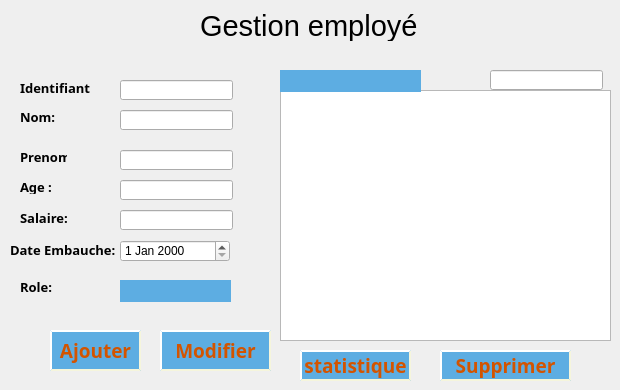
      <widget class="QWidget" name="tab_4">
       <attribute name="title">
        <string>Gestion employe</string>
       </attribute>
       <widget class="QLabel" name="label_14">
        <property name="geometry">
         <rect>
          <x>200</x>
          <y>10</y>
          <width>261</width>
          <height>31</height>
         </rect>
        </property>
        <property name="baseSize">
         <size>
          <width>15</width>
          <height>0</height>
         </size>
        </property>
        <property name="font">
         <font>
          <pointsize>22</pointsize>
         </font>
        </property>
        <property name="text">
         <string>Gestion employé</string>
        </property>
       </widget>
       <widget class="QTableView" name="employes">
        <property name="geometry">
         <rect>
          <x>280</x>
          <y>90</y>
          <width>331</width>
          <height>251</height>
         </rect>
        </property>
       </widget>
       <widget class="QPushButton" name="supprimer">
        <property name="geometry">
         <rect>
          <x>440</x>
          <y>350</y>
          <width>131</width>
          <height>31</height>
         </rect>
        </property>
        <property name="font">
         <font>
          <family>Perpetua</family>
          <pointsize>14</pointsize>
          <weight>75</weight>
          <bold>true</bold>
         </font>
        </property>
        <property name="styleSheet">
         <string notr="true">QPushButton
{
  background-color: #5DADE2;
color:#D35400;
    border-style: outset;
    border-width: 2px;
    border-color: beige;}
QPushButton:hover
{
background-color: #D6EAF8;
    border-style: outset;
    border-width: 2px;
    border-color: beige;
}</string>
        </property>
        <property name="text">
         <string>Supprimer</string>
        </property>
        <property name="icon">
         <iconset>
          <normaloff>../../../delete.png</normaloff>../../../delete.png</iconset>
        </property>
       </widget>
       <widget class="QLabel" name="label_16">
        <property name="geometry">
         <rect>
          <x>20</x>
          <y>80</y>
          <width>71</width>
          <height>16</height>
         </rect>
        </property>
        <property name="font">
         <font>
          <family>Rockwell</family>
          <pointsize>10</pointsize>
          <weight>75</weight>
          <bold>true</bold>
         </font>
        </property>
        <property name="text">
         <string>Identifiant :</string>
        </property>
       </widget>
       <widget class="QLabel" name="label_17">
        <property name="geometry">
         <rect>
          <x>20</x>
          <y>110</y>
          <width>47</width>
          <height>14</height>
         </rect>
        </property>
        <property name="font">
         <font>
          <family>Rockwell</family>
          <pointsize>10</pointsize>
          <weight>75</weight>
          <bold>true</bold>
         </font>
        </property>
        <property name="text">
         <string>Nom:</string>
        </property>
       </widget>
       <widget class="QLabel" name="label_18">
        <property name="geometry">
         <rect>
          <x>20</x>
          <y>150</y>
          <width>47</width>
          <height>14</height>
         </rect>
        </property>
        <property name="font">
         <font>
          <family>Rockwell</family>
          <pointsize>10</pointsize>
          <weight>75</weight>
          <bold>true</bold>
         </font>
        </property>
        <property name="text">
         <string>Prenom:</string>
        </property>
       </widget>
       <widget class="QLabel" name="label_19">
        <property name="geometry">
         <rect>
          <x>20</x>
          <y>180</y>
          <width>47</width>
          <height>14</height>
         </rect>
        </property>
        <property name="font">
         <font>
          <family>Rockwell</family>
          <pointsize>10</pointsize>
          <weight>75</weight>
          <bold>true</bold>
         </font>
        </property>
        <property name="text">
         <string>Age :</string>
        </property>
       </widget>
       <widget class="QLabel" name="label_20">
        <property name="geometry">
         <rect>
          <x>20</x>
          <y>210</y>
          <width>61</width>
          <height>16</height>
         </rect>
        </property>
        <property name="font">
         <font>
          <family>Rockwell</family>
          <pointsize>10</pointsize>
          <weight>75</weight>
          <bold>true</bold>
         </font>
        </property>
        <property name="text">
         <string>Salaire:</string>
        </property>
       </widget>
       <widget class="QLabel" name="label_21">
        <property name="geometry">
         <rect>
          <x>10</x>
          <y>240</y>
          <width>111</width>
          <height>20</height>
         </rect>
        </property>
        <property name="font">
         <font>
          <family>Rockwell</family>
          <pointsize>10</pointsize>
          <weight>75</weight>
          <bold>true</bold>
         </font>
        </property>
        <property name="text">
         <string>Date Embauche:</string>
        </property>
       </widget>
       <widget class="QLabel" name="label_22">
        <property name="geometry">
         <rect>
          <x>20</x>
          <y>280</y>
          <width>47</width>
          <height>14</height>
         </rect>
        </property>
        <property name="font">
         <font>
          <family>Rockwell</family>
          <pointsize>10</pointsize>
          <weight>75</weight>
          <bold>true</bold>
         </font>
        </property>
        <property name="text">
         <string>Role:</string>
        </property>
       </widget>
       <widget class="QPushButton" name="ajouter">
        <property name="geometry">
         <rect>
          <x>50</x>
          <y>330</y>
          <width>91</width>
          <height>41</height>
         </rect>
        </property>
        <property name="font">
         <font>
          <family>Perpetua</family>
          <pointsize>14</pointsize>
          <weight>75</weight>
          <bold>true</bold>
         </font>
        </property>
        <property name="styleSheet">
         <string notr="true">QPushButton
{
  background-color: #5DADE2;
color:#D35400;
    border-style: outset;
    border-width: 2px;
    border-color: beige;}
QPushButton:hover
{
background-color: #D6EAF8;
    border-style: outset;
    border-width: 2px;
    border-color: beige;
}</string>
        </property>
        <property name="text">
         <string>Ajouter</string>
        </property>
        <property name="icon">
         <iconset>
          <normaloff>../../../ajout.png</normaloff>../../../ajout.png</iconset>
        </property>
       </widget>
       <widget class="QPushButton" name="modifier">
        <property name="geometry">
         <rect>
          <x>160</x>
          <y>330</y>
          <width>111</width>
          <height>41</height>
         </rect>
        </property>
        <property name="font">
         <font>
          <family>Perpetua</family>
          <pointsize>14</pointsize>
          <weight>75</weight>
          <bold>true</bold>
         </font>
        </property>
        <property name="styleSheet">
         <string notr="true">QPushButton
{
  background-color: #5DADE2;
color:#D35400;
    border-style: outset;
    border-width: 2px;
    border-color: beige;}
QPushButton:hover
{
background-color: #D6EAF8;
    border-style: outset;
    border-width: 2px;
    border-color: beige;
}</string>
        </property>
        <property name="text">
         <string>Modifier</string>
        </property>
        <property name="icon">
         <iconset>
          <normaloff>../../../edit.png</normaloff>../../../edit.png</iconset>
        </property>
       </widget>
       <widget class="QLineEdit" name="idE">
        <property name="geometry">
         <rect>
          <x>120</x>
          <y>80</y>
          <width>113</width>
          <height>20</height>
         </rect>
        </property>
       </widget>
       <widget class="QLineEdit" name="nom_3">
        <property name="geometry">
         <rect>
          <x>120</x>
          <y>110</y>
          <width>113</width>
          <height>20</height>
         </rect>
        </property>
       </widget>
       <widget class="QLineEdit" name="prenom">
        <property name="geometry">
         <rect>
          <x>120</x>
          <y>150</y>
          <width>113</width>
          <height>20</height>
         </rect>
        </property>
       </widget>
       <widget class="QLineEdit" name="age">
        <property name="geometry">
         <rect>
          <x>120</x>
          <y>180</y>
          <width>113</width>
          <height>20</height>
         </rect>
        </property>
       </widget>
       <widget class="QLineEdit" name="salaire">
        <property name="geometry">
         <rect>
          <x>120</x>
          <y>210</y>
          <width>113</width>
          <height>20</height>
         </rect>
        </property>
       </widget>
       <widget class="QDateEdit" name="date">
        <property name="geometry">
         <rect>
          <x>120</x>
          <y>240</y>
          <width>110</width>
          <height>22</height>
         </rect>
        </property>
       </widget>
       <widget class="QComboBox" name="role">
        <property name="geometry">
         <rect>
          <x>120</x>
          <y>280</y>
          <width>111</width>
          <height>22</height>
         </rect>
        </property>
        <property name="styleSheet">
         <string notr="true">QComboBox{
border:                 none;
background-color:   #5DADE2;
color:                      rgb(255, 255, 255);
font-weight:            bold;
padding:                    5px 

}

QComboBox::drop-down{
    border:                 none;
    background-color:   #5DADE2;
    color:                      rgb(255, 255, 255);
    font-weight:            bold;
    padding:                    0px;
}

QComboBox::down-arrow{
    image:         url(:/icons/combobox_down_arrow.png);
    padding-right:          5px;
}</string>
        </property>
       </widget>
       <widget class="QLineEdit" name="search">
        <property name="geometry">
         <rect>
          <x>490</x>
          <y>70</y>
          <width>113</width>
          <height>20</height>
         </rect>
        </property>
       </widget>
       <widget class="QComboBox" name="trie">
        <property name="geometry">
         <rect>
          <x>280</x>
          <y>70</y>
          <width>141</width>
          <height>22</height>
         </rect>
        </property>
        <property name="styleSheet">
         <string notr="true">QComboBox{
border:                 none;
background-color:   #5DADE2;
color:                      rgb(255, 255, 255);
font-weight:            bold;
padding:                    5px 

}

QComboBox::drop-down{
    border:                 none;
    background-color:   #5DADE2;
    color:                      rgb(255, 255, 255);
    font-weight:            bold;
    padding:                    0px;
}

</string>
        </property>
       </widget>
       <widget class="QPushButton" name="statistqie">
        <property name="geometry">
         <rect>
          <x>300</x>
          <y>350</y>
          <width>111</width>
          <height>31</height>
         </rect>
        </property>
        <property name="font">
         <font>
          <family>Perpetua</family>
          <pointsize>14</pointsize>
          <weight>75</weight>
          <bold>true</bold>
         </font>
        </property>
        <property name="styleSheet">
         <string notr="true">QPushButton
{
  background-color: #5DADE2;
color:#D35400;
    border-style: outset;
    border-width: 2px;
    border-color: beige;}
QPushButton:hover
{
background-color: #D6EAF8;
    border-style: outset;
    border-width: 2px;
    border-color: beige;
}</string>
        </property>
        <property name="text">
         <string>statistique</string>
        </property>
       </widget>
       <zorder>label_16</zorder>
       <zorder>label_17</zorder>
       <zorder>label_18</zorder>
       <zorder>label_19</zorder>
       <zorder>label_20</zorder>
       <zorder>label_21</zorder>
       <zorder>label_22</zorder>
       <zorder>nom_3</zorder>
       <zorder>ajouter</zorder>
       <zorder>search</zorder>
       <zorder>prenom</zorder>
       <zorder>employes</zorder>
       <zorder>date</zorder>
       <zorder>modifier</zorder>
       <zorder>trie</zorder>
       <zorder>idE</zorder>
       <zorder>age</zorder>
       <zorder>supprimer</zorder>
       <zorder>salaire</zorder>
       <zorder>role</zorder>
       <zorder>label_14</zorder>
       <zorder>statistqie</zorder>
      </widget>
